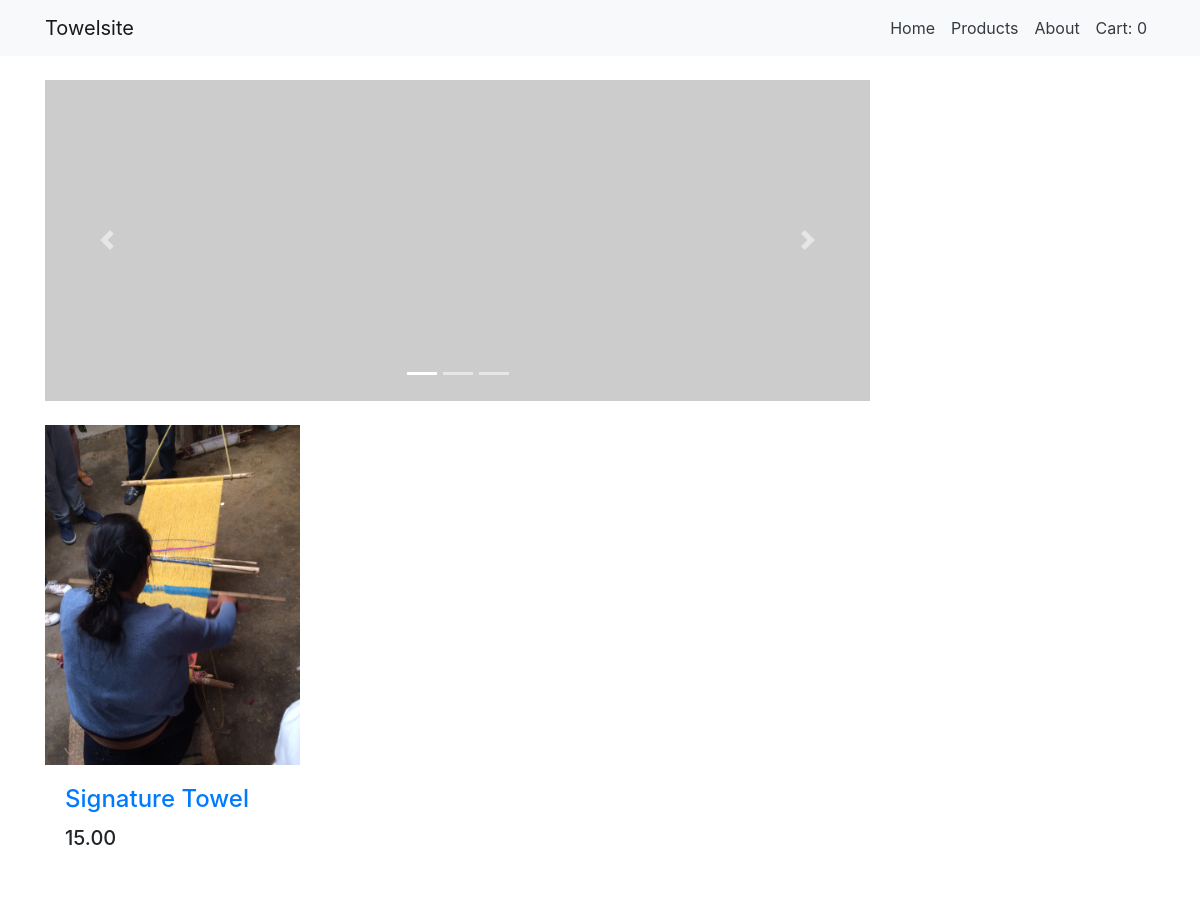
Screenshot of /products/ with the database file from the repository.
### databse/models.py (models this page shows, shortened)
class Product(models.Model):
    name = models.CharField(max_length=200)
    quickDescript = models.TextField(max_length=200, help_text='Enter a brief description of the product')
    description = models.TextField(max_length=1000, help_text='Enter a brief description of the product')
    origin = models.CharField(max_length=200)
    price = models.DecimalField(max_digits=10, decimal_places=2)
    photo = models.ImageField(upload_to='templates/products/%Y/%m/%d', blank = True)
    category = models.ManyToManyField(Category, help_text='Select a category for this product')
    stock = models.IntegerField()
    def get_absolute_url(self):
        return reverse('product-detail', args=[str(self.id)])

### databse/views.py (the view)
# urls.py: path('products/', views.ProductListView.as_view(), name='products'),
class ProductListView(generic.ListView):
    model = Product
    context_object_name = 'product_list'
    template_name = 'products.html'

### cart1/cart.py (called while the page is built)
    def __len__(self):
        return sum(item['quantity'] for item in self.cart.values())

### cart1/context_processors.py (called while the page is built)
def cart(request):
    return {'cart': Cart(request)}

### databse/templates/products.html (shortened to what this page needs)
{% extends 'base.html' %}
{% load static %}
{% block content %}
    <div class="container">
      <div class="row">
    {% if product_list %}
    <div class="col-lg-9">
      <div id="carouselExampleIndicators" class="carousel slide my-4" data-ride="carousel">
            <ol class="carousel-indicators">
              <li data-target="#carouselExampleIndicators" data-slide-to="0" class="active"></li>
              <li data-target="#carouselExampleIndicators" data-slide-to="1"></li>
              <li data-target="#carouselExampleIndicators" data-slide-to="2"></li>
            </ol>
            <div class="carousel-inner" role="listbox">
              <div class="carousel-item active">
                <img class="d-block img-fluid" src="http://placehold.it/900x350" alt="First slide">
              </div>
            </div>
            <a class="carousel-control-prev" href="#carouselExampleIndicators" role="button" data-slide="prev">
              <span class="carousel-control-prev-icon" aria-hidden="true"></span>
            </a>
            <a class="carousel-control-next" href="#carouselExampleIndicators" role="button" data-slide="next">
              <span class="carousel-control-next-icon" aria-hidden="true"></span>
            </a>
          </div>
          <div class="row">
        {% for product in product_list %}
        <div class="col-lg-4 col-md-6 mb-4">
              <div class="card h-100 border-0 rounded-0">
                <a href="{{ product.get_absolute_url }}"><img class="card-img-top rounded-0" src="{{ product.photo.url }}" alt=""></a>
                <div class="card-body">
                  <h4 class="card-title">
                    <a href="{{ product.get_absolute_url }}">{{ product.name }}</a>
                  </h4>
                  <h5>{{product.price}}</h5>
                </div>
              </div>
            </div>
        {% endfor %}
      </div>
    </div>
      {% else %}
        <p>There are no products.</p>
      {% endif %}
    </div>
  </div>
{% endblock content %}

### rows the page displays
Product: photo (picture), name "Signature Towel", price "15.00"
